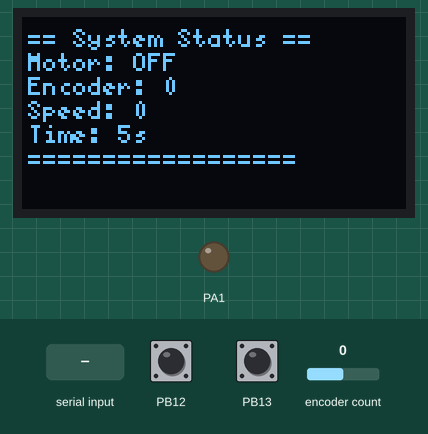
A program run on a simulated STM32 Blue Pill. On the bench: 128×64 one-colour display, output pins drawn as LEDs (lit = HIGH). The inputs (shaded band) are chosen by the test bench; at power-on: PB12 HIGH, PB13 HIGH, encoder count 0. Pins used as bus, display or sensor lines are not drawn; what the program prints to the serial monitor is not drawn.

Above: at 5.6 s.
5.7 s: PB12 pulled LOW for 0.15 s
At 6.4 s:
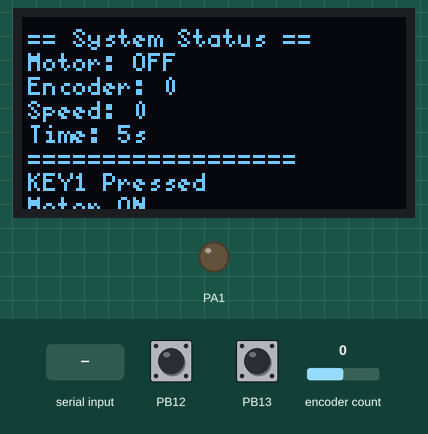
8.8 s: PB13 pulled LOW for 0.15 s
At 9.9 s:
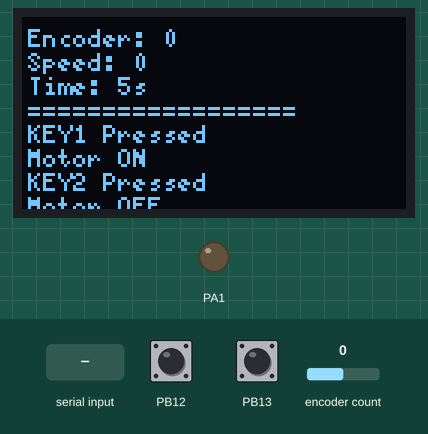
11.7 s: "start\n" received over Serial
At 12.2 s:
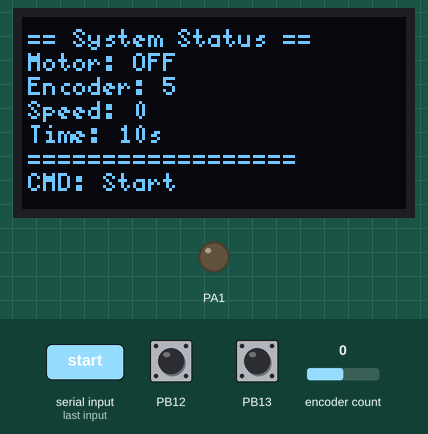
14.7 s: "stop\n" received over Serial
At 15.2 s:
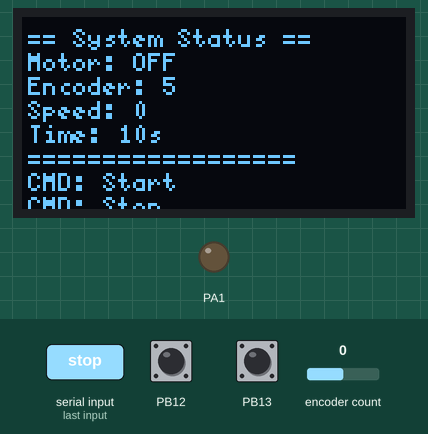
16.8 s: PB12 pulled LOW for 1 s
At 17.2 s:
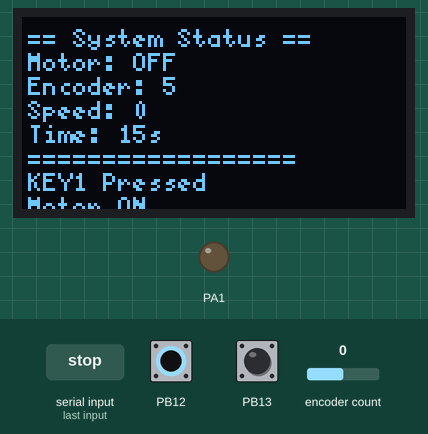
20.8 s: PB12 pulled LOW for 0.15 s
At 21.5 s:
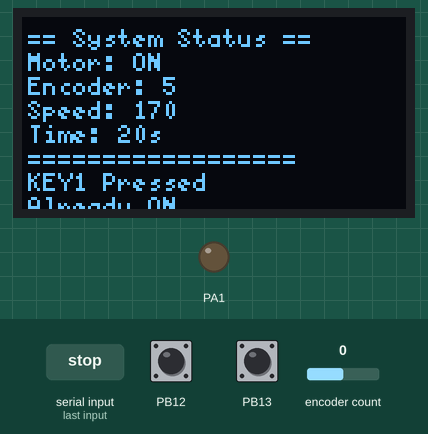
Timing chart, 0 to 23.8 s (numbered marks = the images above; inputs shaded):
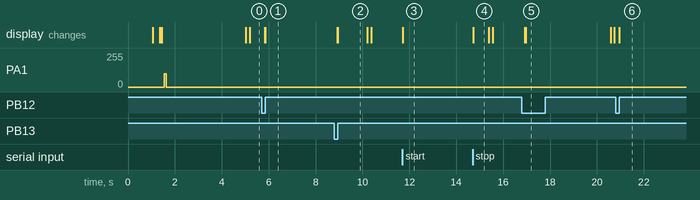

Measured:
- after the input at 5.7 s, the display: first changes after 0.13 s (image 1 shows a later state)
- after the input at 8.8 s, the display: first changes after 0.13 s (image 2 shows a later state)
- after the input at 11.7 s, the display: changes at once (image 3)
- after the input at 14.7 s, the display: changes at once (image 4)
- after the input at 16.8 s, the display: first changes after 0.13 s (image 5 shows a later state)
- after the input at 20.8 s, the display: changes after 0.16 s (image 6)
- what the display in image 2 shows lasts 1.2 s, from 9.0 s to 10.2 s

The program:

main.cpp
```cpp
/**
 * @file main.cpp
 * @brief STM32F103C8 电机编码器控制系统主程序 - 静态分配版本
 *
 * 功能说明：
 * - KEY1 (PB12): 启动电机
 * - KEY2 (PB13): 停止电机
 * - 旋转编码器 (PA8/PA9): 控制电机速度和方向
 * - 电机驱动 (PA0/PA1): DRV8833驱动器PWM输出
 *
 * 硬件连接：
 * - 编码器A相: PA8, 编码器B相: PA9
 * - 按键KEY1: PB12, 按键KEY2: PB13
 * - 电机PWM1: PA0, 电机PWM2: PA1
 * - OLED SDA: PB7, OLED SCL: PB6
 * - 所有输入都使用内部上拉电阻
 *
 * @author 您的名字
 * @date 2024
 */

#include <Arduino.h>
#include "MotorEncoderSystem.h"

// 创建系统控制对象 - 使用静态分配
MotorEncoderSystem motorSystem;

/**
 * @brief 系统初始化函数
 */
void setup() {
    // 初始化整个系统
    motorSystem.begin();

    // 等待系统稳定
    delay(1000);
}

/**
 * @brief 主循环函数
 */
void loop() {
    // 系统主循环处理
    motorSystem.loop();
}

/**
 * @brief 串口命令处理（可选）
 *
 * 可以通过串口发送命令来控制系统
 * 命令格式：
 * - "start" 或 "1": 启动电机
 * - "stop" 或 "0": 停止电机
 * - "reset" 或 "r": 重置系统
 * - "status" 或 "s": 打印状态
 * - "test" 或 "t": 系统自检
 * - "emergency" 或 "e": 紧急停止
 * - "oled" 或 "o": OLED测试
 */
void serialEvent() {
    if (Serial.available()) {
        String command = Serial.readStringUntil('\n');
        command.trim();
        command.toLowerCase();

        if (command == "start" || command == "1") {
            motorSystem.getMotor().start();
            motorSystem.getEncoder().setPosition(ENCODER_DEFAULT_POS);
            motorSystem.getMotor().setSpeedFromEncoder(ENCODER_DEFAULT_POS);
            Serial.println("电机已通过串口启动");
            motorSystem.getDisplay().println("CMD: Start");
        }
        else if (command == "stop" || command == "0") {
            motorSystem.getMotor().forceStop();
            Serial.println("电机已通过串口停止");
            motorSystem.getDisplay().println("CMD: Stop");
        }
        else if (command == "reset" || command == "r") {
            motorSystem.reset();
            Serial.println("系统已重置");
            motorSystem.getDisplay().println("CMD: Reset");
        }
        else if (command == "status" || command == "s") {
            motorSystem.printStatus();
            motorSystem.getDisplay().showStatus(
                motorSystem.getMotor().isMotorEnabled(),
                motorSystem.getEncoder().getPosition(),
                motorSystem.getMotor().getSpeed()
            );
        }
        else if (command == "test" || command == "t") {
            if (motorSystem.selfTest()) {
                Serial.println("系统自检通过");
                motorSystem.getDisplay().println("CMD: Test OK");
            } else {
                Serial.println("系统自检失败");
                motorSystem.getDisplay().println("CMD: Test FAIL");
            }
        }
        else if (command == "emergency" || command == "e") {
            motorSystem.emergencyStop();
            Serial.println("紧急停止已执行");
            motorSystem.getDisplay().println("CMD: Emergency");
        }
        else if (command == "oled" || command == "o") {
            motorSystem.getDisplay().showTestPattern();
            Serial.println("OLED测试图案已显示");
        }
        else if (command == "help" || command == "h") {
            Serial.println("可用命令：");
            Serial.println("  start/1     - 启动电机");
            Serial.println("  stop/0      - 停止电机");
            Serial.println("  reset/r     - 重置系统");
            Serial.println("  status/s    - 显示状态");
            Serial.println("  test/t      - 系统自检");
            Serial.println("  emergency/e - 紧急停止");
            Serial.println("  oled/o      - OLED测试");
            Serial.println("  help/h      - 显示帮助");
            motorSystem.getDisplay().println("CMD: Help");
        }
        else {
            Serial.println("未知命令，输入 'help' 查看可用命令");
            motorSystem.getDisplay().println("CMD: Unknown");
        }
    }
}
```

Button.h
```cpp
#ifndef BUTTON_H
#define BUTTON_H

#include <Arduino.h>
#include "config.h"

/**
 * @brief 按键处理类
 *
 * 提供按键防抖、状态检测等功能
 */
class Button {
private:
    uint8_t pin;                    // 按键引脚
    bool lastState;                 // 上次按键状态
    bool currentState;              // 当前按键状态
    unsigned long lastDebounceTime; // 上次防抖时间
    unsigned long lastTriggerTime;  // 上次触发时间
    bool isPressed;                 // 按键是否被按下
    bool wasPressed;                // 按键是否已经被处理

public:
    /**
     * @brief 构造函数
     * @param buttonPin 按键引脚号
     */
    Button(uint8_t buttonPin);

    /**
     * @brief 初始化按键
     */
    void begin();

    /**
     * @brief 更新按键状态（需要在主循环中调用）
     */
    void update();

    /**
     * @brief 检查按键是否被按下（只触发一次）
     * @return true 按键被按下, false 按键未被按下
     */
    bool isClicked();

    /**
     * @brief 检查按键当前是否处于按下状态
     * @return true 按键被按住, false 按键未被按住
     */
    bool isHeld();

    /**
     * @brief 重置按键状态
     */
    void reset();

    /**
     * @brief 获取按键引脚号
     * @return 引脚号
     */
    uint8_t getPin() const;
};

#endif // BUTTON_H 
```

MotorController.h
```cpp
#ifndef MOTOR_CONTROLLER_H
#define MOTOR_CONTROLLER_H

#include <Arduino.h>
#include "config.h"

/**
 * @brief 电机控制状态枚举
 */
enum class MotorState {
    STOPPED,    // 停止
    FORWARD,    // 正转
    REVERSE     // 反转
};

/**
 * @brief 电机控制类
 *
 * 提供电机速度控制、方向控制等功能
 */
class MotorController {
private:
    uint8_t pinPWM1;                    // PWM1引脚
    uint8_t pinPWM2;                    // PWM2引脚
    MotorState currentState;            // 当前状态
    int currentSpeed;                   // 当前速度 (0-255)
    bool isEnabled;                     // 电机是否启用
    unsigned long lastUpdateTime;       // 上次更新时间

    /**
     * @brief 内部设置电机PWM
     * @param pwm1Value PWM1值
     * @param pwm2Value PWM2值
     */
    void setPWM(int pwm1Value, int pwm2Value);

public:
    /**
     * @brief 构造函数
     * @param motorPWM1 PWM1引脚号
     * @param motorPWM2 PWM2引脚号
     */
    MotorController(uint8_t motorPWM1, uint8_t motorPWM2);

    /**
     * @brief 初始化电机控制器
     */
    void begin();

    /**
     * @brief 更新电机状态（可选择性调用）
     */
    void update();

    /**
     * @brief 启动电机
     */
    void start();

    /**
     * @brief 停止电机
     */
    void stop();

    /**
     * @brief 强制停止电机（立即停止，不考虑状态）
     */
    void forceStop();

    /**
     * @brief 设置电机速度和方向
     * @param speed 速度值，正数为正转，负数为反转，0为停止
     */
    void setSpeed(int speed);

    /**
     * @brief 设置电机方向
     * @param forward true为正转，false为反转
     */
    void setDirection(bool forward);

    /**
     * @brief 获取当前速度
     * @return 当前速度 (-255 到 255)
     */
    int getSpeed() const;

    /**
     * @brief 获取当前状态
     * @return 当前电机状态
     */
    MotorState getState() const;

    /**
     * @brief 检查电机是否启用
     * @return true 已启用, false 未启用
     */
    bool isMotorEnabled() const;

    /**
     * @brief 检查电机是否运行中
     * @return true 运行中, false 已停止
     */
    bool isRunning() const;

    /**
     * @brief 根据编码器位置计算并设置电机速度
     * @param encoderPosition 编码器位置值
     */
    void setSpeedFromEncoder(int encoderPosition);

    /**
     * @brief 获取状态字符串（用于调试）
     * @return 状态描述字符串
     */
    const char* getStateString() const;

    /**
     * @brief 电机自检
     * @return true 自检通过, false 自检失败
     */
    bool selfTest();
};

#endif // MOTOR_CONTROLLER_H 
```

MotorEncoderSystem.h
```cpp
#ifndef MOTOR_ENCODER_SYSTEM_H
#define MOTOR_ENCODER_SYSTEM_H

#include <Arduino.h>
#include "config.h"
#include "Button.h"
#include "RotaryEncoder.h"
#include "MotorController.h"
#include "OledDisplay.h"

/**
 * @brief 电机编码器控制系统
 *
 * 集成按键、编码器和电机控制的完整系统
 * 使用静态分配避免STM32上的内存问题
 */
class MotorEncoderSystem {
private:
    // 使用静态分配而不是指针
    Button key1Button;                    // KEY1按键（启动）
    Button key2Button;                    // KEY2按键（停止）
    RotaryEncoder encoder;                // 旋转编码器
    MotorController motor;                // 电机控制器
    OledDisplay oledDisplay;              // OLED显示屏

    unsigned long lastStatusTime;         // 上次状态报告时间
    unsigned long lastMotorUpdateTime;    // 上次电机更新时间
    bool systemInitialized;              // 系统是否已初始化

public:
    /**
     * @brief 构造函数
     */
    MotorEncoderSystem();

    /**
     * @brief 析构函数
     */
    ~MotorEncoderSystem();

    /**
     * @brief 初始化系统
     */
    void begin();

    /**
     * @brief 主循环处理函数（需要在主循环中调用）
     */
    void loop();

    /**
     * @brief 处理按键输入
     */
    void handleButtons();

    /**
     * @brief 处理编码器输入
     */
    void handleEncoder();

    /**
     * @brief 更新电机状态
     */
    void updateMotor();

    /**
     * @brief 打印系统状态
     */
    void printStatus();

    /**
     * @brief 系统自检
     * @return true 自检通过, false 自检失败
     */
    bool selfTest();

    /**
     * @brief 紧急停止系统
     */
    void emergencyStop();

    /**
     * @brief 重置系统到初始状态
     */
    void reset();

    /**
     * @brief 获取按键对象引用（用于高级控制）
     * @param keyNumber 按键编号 (1 或 2)
     * @return 按键对象引用，如果无效返回key1Button
     */
    Button& getButton(int keyNumber);

    /**
     * @brief 获取编码器对象引用（用于高级控制）
     * @return 编码器对象引用
     */
    RotaryEncoder& getEncoder();

    /**
     * @brief 获取电机控制器对象引用（用于高级控制）
     * @return 电机控制器对象引用
     */
    MotorController& getMotor();

    /**
     * @brief 获取OLED显示对象引用（用于高级控制）
     * @return OLED显示对象引用
     */
    OledDisplay& getDisplay();

    /**
     * @brief 检查系统是否正常运行
     * @return true 正常, false 异常
     */
    bool isSystemHealthy();

    /**
     * @brief 设置调试模式
     * @param enabled 是否启用调试输出
     */
    void setDebugMode(bool enabled);
};

#endif // MOTOR_ENCODER_SYSTEM_H 
```

OledDisplay.h
```cpp
#ifndef OLED_DISPLAY_H
#define OLED_DISPLAY_H

#include <Arduino.h>
#include <Wire.h>
#include <U8g2lib.h>
#include "config.h"

// 尝试不同的OLED驱动类型
// 根据实际硬件情况选择合适的驱动

/**
 * @brief OLED显示控制类
 *
 * 提供OLED显示屏的初始化、文本显示、状态显示等功能
 * 支持多行文本缓存和自动滚动
 */
class OledDisplay {
private:
    // 使用更通用的U8G2构造器，支持多种驱动类型
    U8G2_SH1106_128X64_NONAME_F_HW_I2C display1;  // SH1106驱动
    U8G2_SSD1306_128X64_NONAME_F_HW_I2C display2; // SSD1306驱动
    U8G2 *activeDisplay;                            // 当前激活的显示对象
    String textBuffer[OLED_MAX_LINES];    // 文本缓存数组
    int currentLine;                      // 当前行指针
    unsigned long lastUpdateTime;         // 上次更新时间
    bool displayInitialized;              // 显示屏是否已初始化
    bool displayEnabled;                  // 显示功能是否启用

    /**
     * @brief 滚动文本缓存
     */
    void scrollBuffer();

    /**
     * @brief 刷新显示内容到屏幕
     */
    void refreshDisplay();

public:
    /**
     * @brief 构造函数
     */
    OledDisplay();

    /**
     * @brief 析构函数
     */
    ~OledDisplay();

    /**
     * @brief 初始化OLED显示屏
     * @return true 初始化成功, false 初始化失败
     */
    bool begin();

    /**
     * @brief 添加一行文本到显示缓存
     * @param text 要显示的文本
     */
    void println(const String& text);

    /**
     * @brief 添加文本到当前行（不换行）
     * @param text 要显示的文本
     */
    void print(const String& text);

    /**
     * @brief 清空显示内容
     */
    void clear();

    /**
     * @brief 显示系统状态信息
     * @param motorRunning 电机是否运行
     * @param encoderPos 编码器位置
     * @param motorSpeed 电机速度
     */
    void showStatus(bool motorRunning, int encoderPos, int motorSpeed);

    /**
     * @brief 显示欢迎信息
     */
    void showWelcome();

    /**
     * @brief 显示错误信息
     * @param errorMsg 错误消息
     */
    void showError(const String& errorMsg);

    /**
     * @brief 更新显示（需要在主循环中调用）
     */
    void update();

    /**
     * @brief 启用/禁用显示功能
     * @param enabled 是否启用
     */
    void setEnabled(bool enabled);

    /**
     * @brief 检查显示屏是否工作正常
     * @return true 正常, false 异常
     */
    bool isHealthy();

    /**
     * @brief 设置显示亮度
     * @param brightness 亮度值 (0-255)
     */
    void setBrightness(uint8_t brightness);

    /**
     * @brief 显示测试图案
     */
    void showTestPattern();
};

#endif // OLED_DISPLAY_H 
```

Button.cpp
```cpp
#include "Button.h"

Button::Button(uint8_t buttonPin) {
    pin = buttonPin;
    lastState = HIGH;
    currentState = HIGH;
    lastDebounceTime = 0;
    lastTriggerTime = 0;
    isPressed = false;
    wasPressed = false;
}

void Button::begin() {
    pinMode(pin, INPUT_PULLUP);
    lastState = digitalRead(pin);
    currentState = lastState;

    Serial.print("按键初始化完成，引脚: ");
    Serial.print(pin);
    Serial.print(", 初始状态: ");
    Serial.println(lastState == HIGH ? "HIGH" : "LOW");
}

void Button::update() {
    bool reading = digitalRead(pin);

    // 如果读取的状态与上次不同，重置防抖计时器
    if (reading != lastState) {
        lastDebounceTime = millis();
    }

    // 如果超过防抖时间，认为状态稳定
    if ((millis() - lastDebounceTime) > BUTTON_DEBOUNCE_MS) {
        // 如果按键状态真的改变了
        if (reading != currentState) {
            currentState = reading;

            // 检测按键按下（从高电平变为低电平）
            if (currentState == LOW && !wasPressed) {
                // 防止重复触发
                if ((millis() - lastTriggerTime) > BUTTON_REPEAT_DELAY_MS) {
                    isPressed = true;
                    wasPressed = true;
                    lastTriggerTime = millis();

                    #if DEBUG_BUTTONS && DEBUG_ENABLED
                    DEBUG_PRINTF_1("Button clicked: ", pin);
                    #endif
                }
            }

            // 按键释放时重置wasPressed标志
            if (currentState == HIGH) {
                wasPressed = false;
            }
        }
    }

    lastState = reading;
}

bool Button::isClicked() {
    if (isPressed) {
        isPressed = false; // 清除标志，确保只触发一次
        return true;
    }
    return false;
}

bool Button::isHeld() {
    return (currentState == LOW);
}

void Button::reset() {
    isPressed = false;
    wasPressed = false;
    lastTriggerTime = 0;
}

uint8_t Button::getPin() const {
    return pin;
} 
```

MotorController.cpp
```cpp
#include "MotorController.h"

MotorController::MotorController(uint8_t motorPWM1, uint8_t motorPWM2) {
    pinPWM1 = motorPWM1;
    pinPWM2 = motorPWM2;
    currentState = MotorState::STOPPED;
    currentSpeed = 0;
    isEnabled = false;
    lastUpdateTime = 0;
}

void MotorController::begin() {
    pinMode(pinPWM1, OUTPUT);
    pinMode(pinPWM2, OUTPUT);

    // 初始化为停止状态
    forceStop();

    #if DEBUG_MOTOR && DEBUG_ENABLED
    DEBUG_PRINTF_2("Motor initialized: PWM1=", pinPWM1, pinPWM2);
    #endif
}

void MotorController::setPWM(int pwm1Value, int pwm2Value) {
    // 确保PWM值在有效范围内
    pwm1Value = constrain(pwm1Value, 0, 255);
    pwm2Value = constrain(pwm2Value, 0, 255);

    analogWrite(pinPWM1, pwm1Value);
    analogWrite(pinPWM2, pwm2Value);

    #if DEBUG_MOTOR && DEBUG_ENABLED
    if (millis() - lastUpdateTime > MOTOR_UPDATE_INTERVAL) {
        DEBUG_PRINTF_2("Motor PWM: PWM1=", pwm1Value, pwm2Value);
        lastUpdateTime = millis();
    }
    #endif
}

void MotorController::update() {
    // 可以在这里添加电机状态监控逻辑
    // 例如：过热保护、过流保护等
}

void MotorController::start() {
    isEnabled = true;

    #if DEBUG_MOTOR && DEBUG_ENABLED
    DEBUG_PRINTLN("Motor started");
    #endif
}

void MotorController::stop() {
    isEnabled = false;
    setPWM(0, 0);
    currentState = MotorState::STOPPED;
    currentSpeed = 0;

    #if DEBUG_MOTOR && DEBUG_ENABLED
    DEBUG_PRINTLN("Motor stopped");
    #endif
}

void MotorController::forceStop() {
    // 立即停止电机，无论状态如何
    digitalWrite(pinPWM1, LOW);
    digitalWrite(pinPWM2, LOW);
    analogWrite(pinPWM1, 0);
    analogWrite(pinPWM2, 0);

    isEnabled = false;
    currentState = MotorState::STOPPED;
    currentSpeed = 0;

    #if DEBUG_MOTOR && DEBUG_ENABLED
    DEBUG_PRINTLN("Motor force stopped");
    #endif
}

void MotorController::setSpeed(int speed) {
    if (!isEnabled) {
        return; // 电机未启用时不响应速度设置
    }

    // 限制速度范围
    speed = constrain(speed, -255, 255);
    currentSpeed = speed;

    if (speed == 0) {
        // 停止
        setPWM(0, 0);
        currentState = MotorState::STOPPED;
    } else if (speed > 0) {
        // 正转
        setPWM(speed, 0);
        currentState = MotorState::FORWARD;
    } else {
        // 反转
        setPWM(0, -speed);
        currentState = MotorState::REVERSE;
    }

    #if DEBUG_MOTOR && DEBUG_ENABLED
    DEBUG_PRINT("Motor speed set to: ");
    DEBUG_PRINT(speed);
    DEBUG_PRINT(" (");
    DEBUG_PRINT(getStateString());
    DEBUG_PRINTLN(")");
    #endif
}

void MotorController::setDirection(bool forward) {
    if (!isEnabled) {
        return;
    }

    int speedValue = abs(currentSpeed);
    if (speedValue == 0) {
        speedValue = MOTOR_MIN_SPEED; // 使用最小速度
    }

    if (forward) {
        setSpeed(speedValue);
    } else {
        setSpeed(-speedValue);
    }
}

int MotorController::getSpeed() const {
    return currentSpeed;
}

MotorState MotorController::getState() const {
    return currentState;
}

bool MotorController::isMotorEnabled() const {
    return isEnabled;
}

bool MotorController::isRunning() const {
    return (currentState != MotorState::STOPPED) && isEnabled;
}

void MotorController::setSpeedFromEncoder(int encoderPosition) {
    if (!isEnabled) {
        return;
    }

    if (encoderPosition == 0) {
        setSpeed(0);
        return;
    }

    // 计算速度：基础速度 + 编码器位置调节
    int calculatedSpeed = MOTOR_BASE_SPEED + abs(encoderPosition) * MOTOR_SPEED_MULTIPLIER;
    calculatedSpeed = constrain(calculatedSpeed, MOTOR_MIN_SPEED, MOTOR_MAX_SPEED);

    // 根据编码器位置确定方向
    if (encoderPosition > 0) {
        setSpeed(calculatedSpeed);  // 正转
    } else {
        setSpeed(-calculatedSpeed); // 反转
    }

    #if DEBUG_MOTOR && DEBUG_ENABLED
    DEBUG_PRINT("Encoder pos=");
    DEBUG_PRINT(encoderPosition);
    DEBUG_PRINT(" -> Motor speed=");
    DEBUG_PRINTLN((encoderPosition > 0) ? calculatedSpeed : -calculatedSpeed);
    #endif
}

const char* MotorController::getStateString() const {
    switch (currentState) {
        case MotorState::STOPPED:
            return "STOPPED";
        case MotorState::FORWARD:
            return "FORWARD";
        case MotorState::REVERSE:
            return "REVERSE";
        default:
            return "UNKNOWN";
    }
}

bool MotorController::selfTest() {
    #if DEBUG_MOTOR && DEBUG_ENABLED
    DEBUG_PRINTLN("Motor self test starting...");
    #endif

    // 测试正转
    setPWM(100, 0);
    delay(100);

    // 测试反转
    setPWM(0, 100);
    delay(100);

    // 停止
    setPWM(0, 0);
    delay(100);

    #if DEBUG_MOTOR && DEBUG_ENABLED
    DEBUG_PRINTLN("Motor self test completed");
    #endif

    return true; // 简单实现，实际应用中可以添加更复杂的检测逻辑
} 
```

main_backup.cpp
```cpp
/**
 * @file main_backup.cpp
 * @brief 原始主程序备份
 */

// 这是原始main.cpp的备份
// 在调试完成后可以恢复使用 
```

Source omitted: MotorEncoderSystem.cpp (7281 bytes), OledDisplay.cpp (6147 bytes), config.h (2780 bytes)
